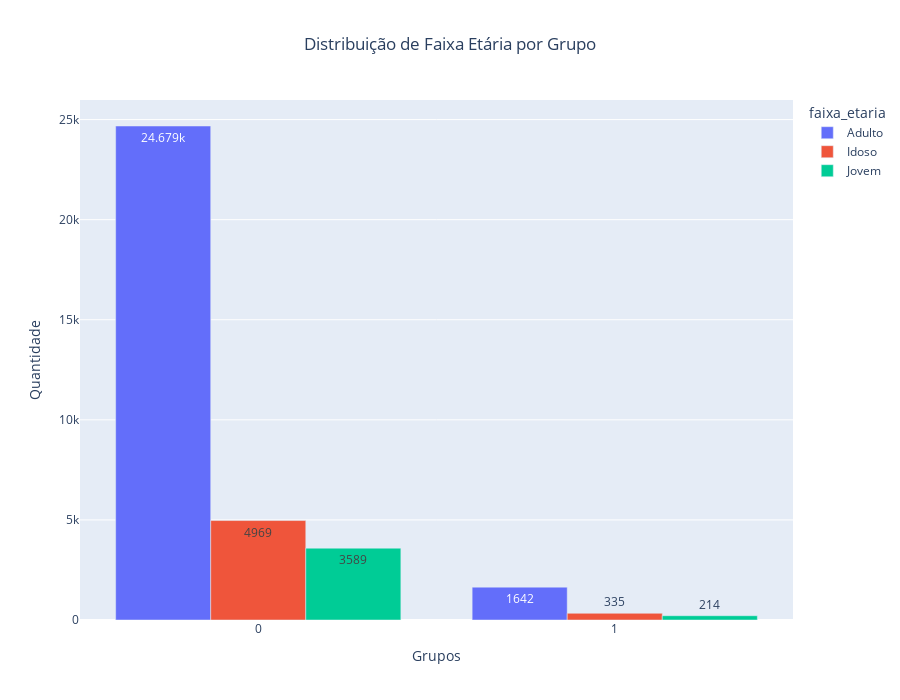

Write notebook code for a chart like this one.
### Code cell
fPlotaGraficos(df_faixa, 'Distribuição de Faixa Etária por Grupo')

### Figure 1 — Plotly figure (JSON) as saved in the notebook; plotly's stock layout.template omitted (floating-point values rounded to 4 significant figures)
{"data": [{"alignmentgroup": "True", "hovertemplate": "faixa_etaria=Adulto<br>Grupos=%{x}<br>Quantidade=%{y}<extra></extra>", "legendgroup": "Adulto", "marker": {"color": "#636efa", "pattern": {"shape": ""}}, "name": "Adulto", "offsetgroup": "Adulto", "orientation": "v", "showlegend": true, "textposition": "auto", "texttemplate": "%{y}", "type": "bar", "x": [0, 1], "xaxis": "x", "y": [24679, 1642], "yaxis": "y"}, {"alignmentgroup": "True", "hovertemplate": "faixa_etaria=Idoso<br>Grupos=%{x}<br>Quantidade=%{y}<extra></extra>", "legendgroup": "Idoso", "marker": {"color": "#EF553B", "pattern": {"shape": ""}}, "name": "Idoso", "offsetgroup": "Idoso", "orientation": "v", "showlegend": true, "textposition": "auto", "texttemplate": "%{y}", "type": "bar", "x": [0, 1], "xaxis": "x", "y": [4969, 335], "yaxis": "y"}, {"alignmentgroup": "True", "hovertemplate": "faixa_etaria=Jovem<br>Grupos=%{x}<br>Quantidade=%{y}<extra></extra>", "legendgroup": "Jovem", "marker": {"color": "#00cc96", "pattern": {"shape": ""}}, "name": "Jovem", "offsetgroup": "Jovem", "orientation": "v", "showlegend": true, "textposition": "auto", "texttemplate": "%{y}", "type": "bar", "x": [0, 1], "xaxis": "x", "y": [3589, 214], "yaxis": "y"}], "layout": {"autosize": false, "barmode": "group", "height": 700, "legend": {"title": {"text": "faixa_etaria"}, "tracegroupgap": 0}, "title": {"text": "Distribuição de Faixa Etária por Grupo", "x": 0.5}, "xaxis": {"anchor": "y", "domain": [0, 1], "dtick": 1, "tickmode": "linear", "title": {"text": "Grupos"}}, "yaxis": {"anchor": "x", "domain": [0, 1], "title": {"text": "Quantidade"}}}}
